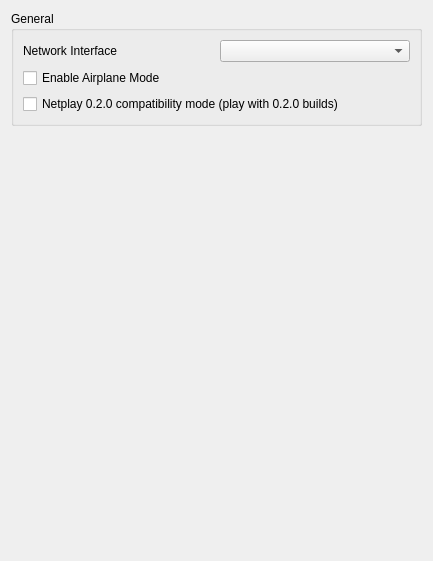
<?xml version="1.0" encoding="UTF-8"?>
<ui version="4.0">
 <class>ConfigureNetwork</class>
 <widget class="QWidget" name="ConfigureNetwork">
  <property name="geometry">
   <rect>
    <x>0</x>
    <y>0</y>
    <width>433</width>
    <height>561</height>
   </rect>
  </property>
  <property name="windowTitle">
   <string>Form</string>
  </property>
  <property name="accessibleName">
   <string>Network</string>
  </property>
  <layout class="QVBoxLayout" name="verticalLayout">
   <item>
    <layout class="QVBoxLayout" name="verticalLayout_3">
     <item>
      <widget class="QGroupBox" name="groupBox_2">
       <property name="title">
        <string>General</string>
       </property>
       <layout class="QGridLayout" name="gridLayout_2">
        <item row="1" column="1">
         <widget class="QComboBox" name="network_interface"/>
        </item>
        <item row="1" column="0">
         <widget class="QLabel" name="label_4">
          <property name="text">
           <string>Network Interface</string>
          </property>
         </widget>
        </item>
        <item row="2" column="0" colspan="2">
         <widget class="QCheckBox" name="airplane_mode">
          <property name="text">
           <string>Enable Airplane Mode</string>
          </property>
         </widget>
        </item>
        <item row="3" column="0" colspan="2">
         <widget class="QCheckBox" name="netplay_legacy_protocol">
          <property name="text">
           <string>Netplay 0.2.0 compatibility mode (play with 0.2.0 builds)</string>
          </property>
         </widget>
        </item>
       </layout>
      </widget>
     </item>
    </layout>
   </item>
   <item>
    <spacer name="verticalSpacer">
     <property name="orientation">
      <enum>Qt::Orientation::Vertical</enum>
     </property>
     <property name="sizeHint" stdset="0">
      <size>
       <width>20</width>
       <height>40</height>
      </size>
     </property>
    </spacer>
   </item>
  </layout>
 </widget>
 <resources/>
 <connections/>
</ui>
